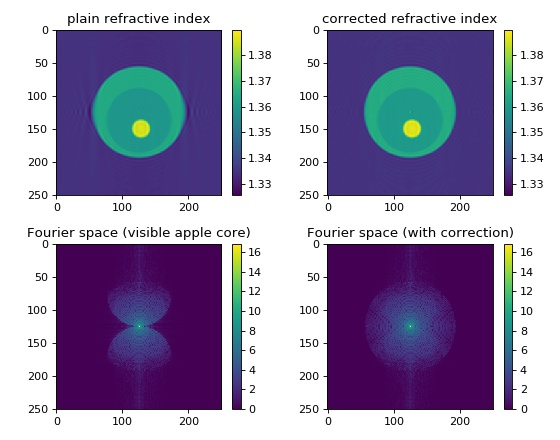

Recreate this plot in Python.
"""Missing apple core correction

The missing apple core :cite:`Vertu2009` is a phenomenon in diffraction
tomography that is a result of the fact the the Fourier space is not
filled completely when the sample is rotated only about a single axis.
The resulting artifacts include ringing and blurring in the
reconstruction parallel to the original rotation axis. By enforcing
constraints (refractive index real-valued and larger than the
surrounding medium), these artifacts can be attenuated.

This example generates an artificial sinogram using the Python
library :ref:`cellsino <cellsino:index>` (The example parameters
are reused from :ref:`this example <cellsino:example_simple_cell>`).
The sinogram is then reconstructed with the backpropagation algorithm
and the missing apple core correction is applied.

.. note::
    The missing apple core correction :func:`odtbrain.apple.correct`
    was implemented in version 0.3.0 and is thus not used in the
    older examples.
"""
import matplotlib.pylab as plt
import numpy as np

import cellsino
import odtbrain as odt

# number of sinogram angles
num_ang = 160
# sinogram acquisition angles
angles = np.linspace(0, 2*np.pi, num_ang, endpoint=False)
# detector grid size
grid_size = (250, 250)
# vacuum wavelength [m]
wavelength = 550e-9
# pixel size [m]
pixel_size = 0.08e-6
# refractive index of the surrounding medium
medium_index = 1.335

# initialize cell phantom
phantom = cellsino.phantoms.SimpleCell()

# initialize sinogram with geometric parameters
sino = cellsino.Sinogram(phantom=phantom,
                         wavelength=wavelength,
                         pixel_size=pixel_size,
                         grid_size=grid_size)

# compute sinogram (field according to Rytov approximation and fluorescence)
sino = sino.compute(angles=angles, propagator="rytov", mode="field")

# reconstruction of refractive index
sino_rytov = odt.sinogram_as_rytov(sino)
f = odt.backpropagate_3d(uSin=sino_rytov,
                         angles=angles,
                         res=wavelength/pixel_size,
                         nm=medium_index)

ri = odt.odt_to_ri(f=f,
                   res=wavelength/pixel_size,
                   nm=medium_index)

# apple core correction
fc = odt.apple.correct(f=f,
                       res=wavelength/pixel_size,
                       nm=medium_index,
                       method="sh")

ric = odt.odt_to_ri(f=fc,
                    res=wavelength/pixel_size,
                    nm=medium_index)

# plotting
idx = ri.shape[2] // 2

# log-scaled power spectra
ft = np.log(1 + np.abs(np.fft.fftshift(np.fft.fftn(ri))))
ftc = np.log(1 + np.abs(np.fft.fftshift(np.fft.fftn(ric))))

plt.figure(figsize=(7, 5.5))

plotkwri = {"vmax": ri.real.max(),
            "vmin": ri.real.min(),
            "interpolation": "none",
            }

plotkwft = {"vmax": ft.max(),
            "vmin": 0,
            "interpolation": "none",
            }

ax1 = plt.subplot(221, title="plain refractive index")
mapper = ax1.imshow(ri[:, :, idx].real, **plotkwri)
plt.colorbar(mappable=mapper, ax=ax1)

ax2 = plt.subplot(222, title="corrected refractive index")
mapper = ax2.imshow(ric[:, :, idx].real, **plotkwri)
plt.colorbar(mappable=mapper, ax=ax2)

ax3 = plt.subplot(223, title="Fourier space (visible apple core)")
mapper = ax3.imshow(ft[:, :, idx], **plotkwft)
plt.colorbar(mappable=mapper, ax=ax3)

ax4 = plt.subplot(224, title="Fourier space (with correction)")
mapper = ax4.imshow(ftc[:, :, idx], **plotkwft)
plt.colorbar(mappable=mapper, ax=ax4)

plt.tight_layout()
plt.show()
